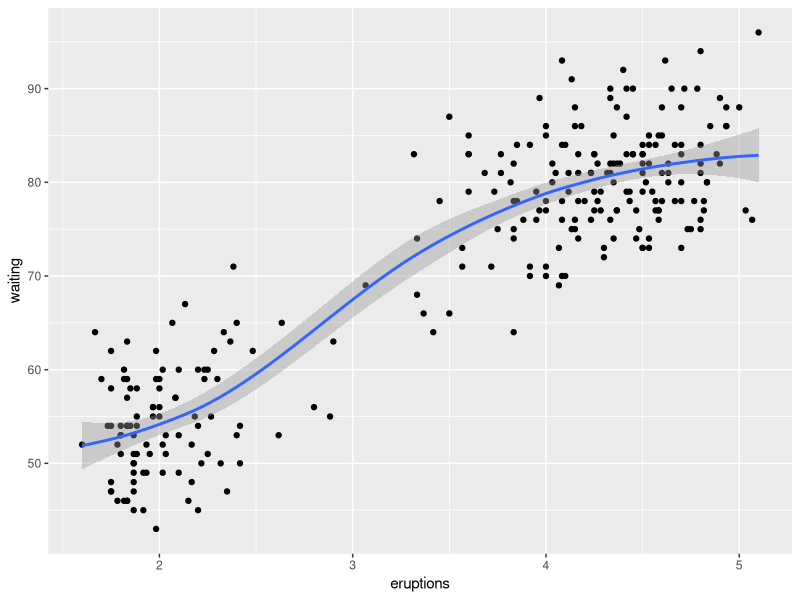
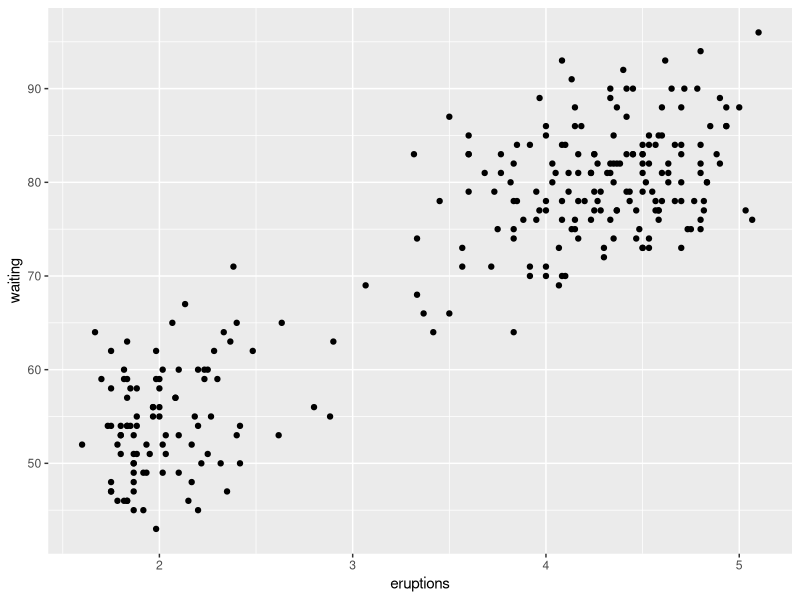
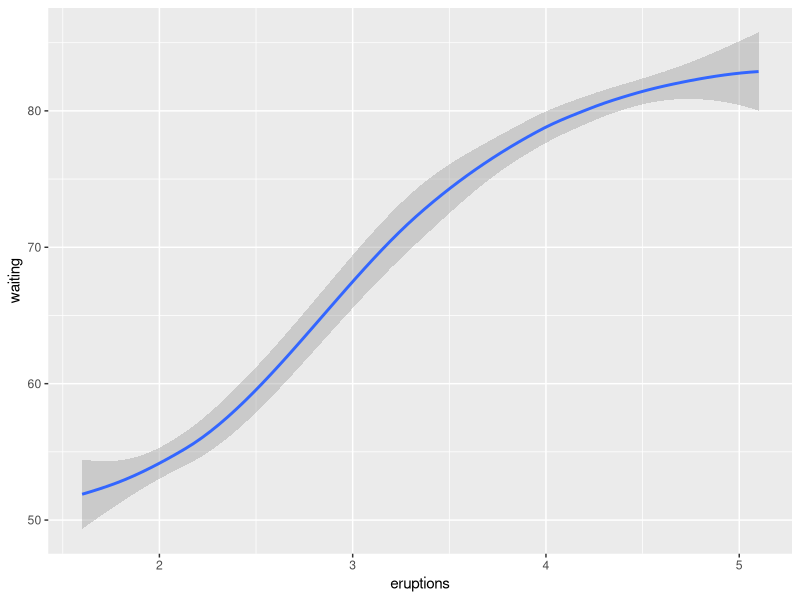
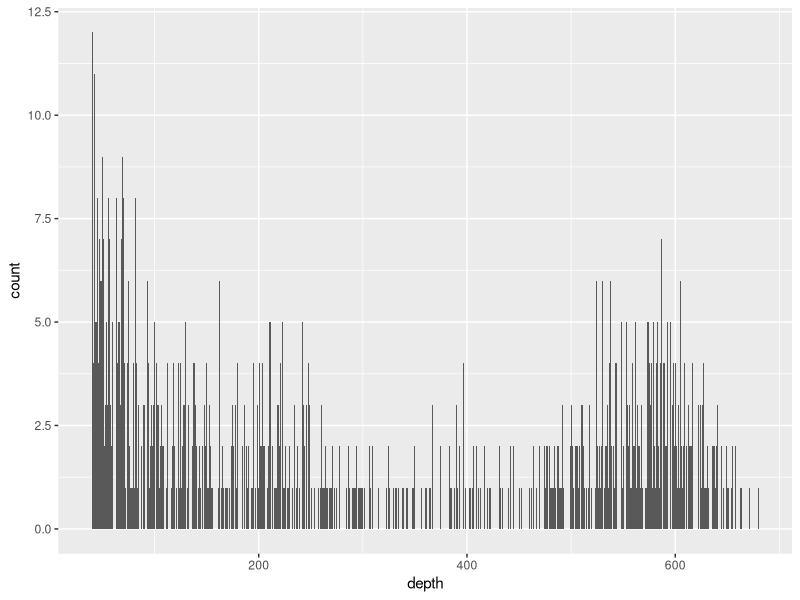
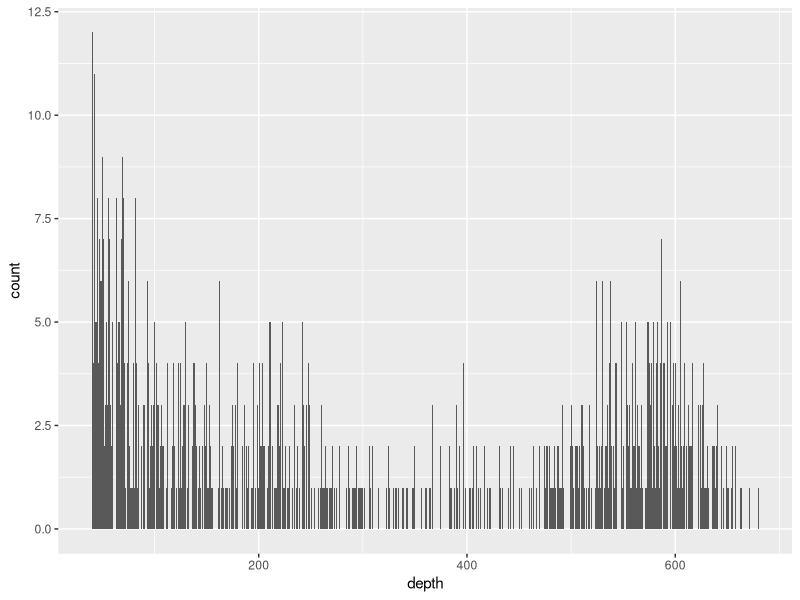
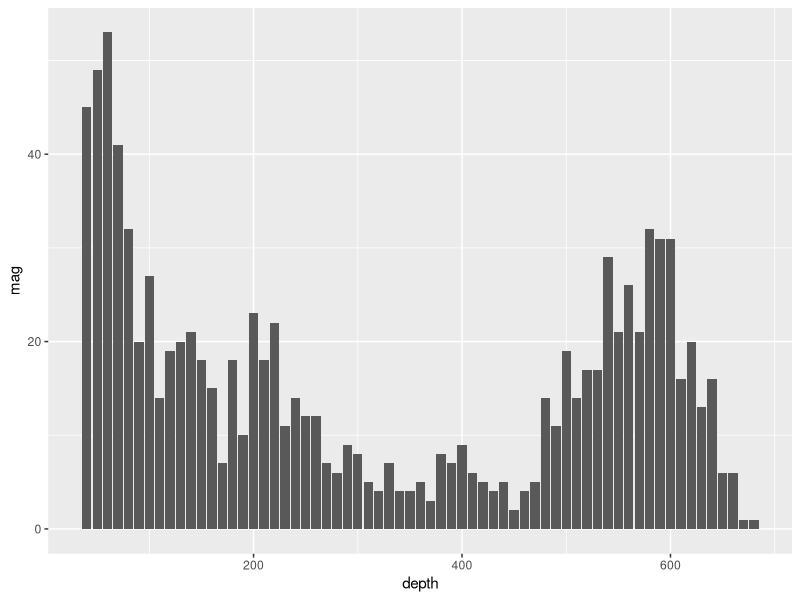
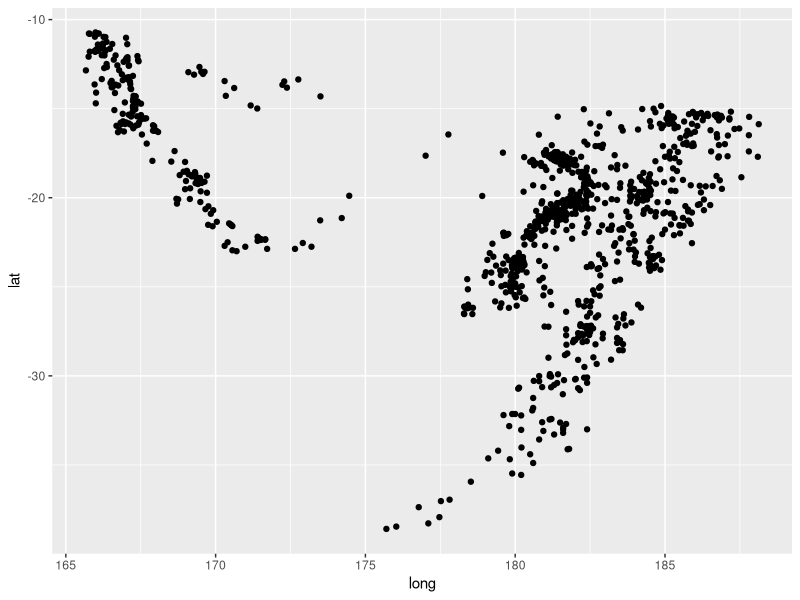
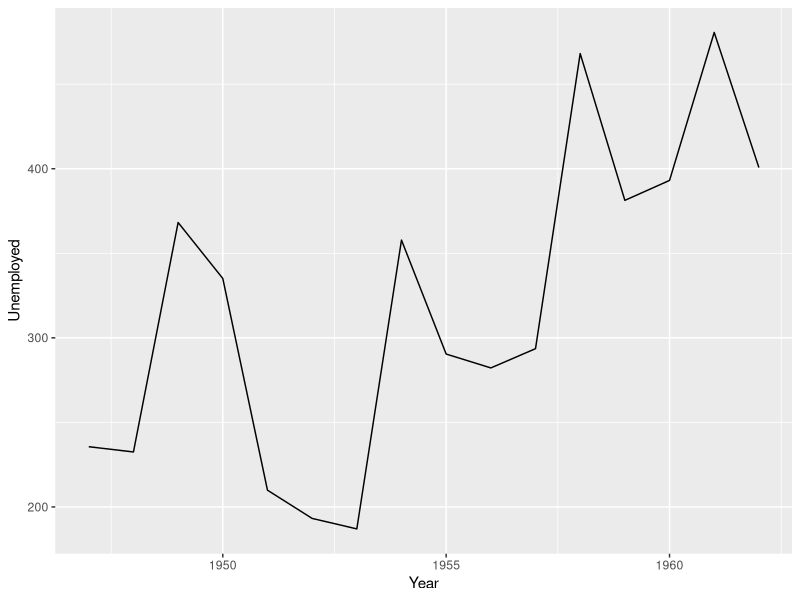

Reproduce these figures in R, in order.
setwd("D:/R/Graph")
#基础图形
library(ggplot2)
#比较两种方法的区别，geomgeom_point()与stat_smooth()未兼存
ggplot(faithful,aes(x=eruptions,y=waiting))+geom_point()+stat_smooth()

p<-ggplot(faithful,aes(x=eruptions,y=waiting))
p+geom_point()
p+stat_smooth()
#使用geoms来绘制条形图
ggplot(quakes,aes(x=depth))+geom_bar()
ggplot(quakes,aes(x=depth))+geom_bar(binwidth = 50)

quakes.agg<-aggregate(mag~round(depth,-1),data = quakes,FUN = length)
names(quakes.agg)<-c("depth","mag")
ggplot(quakes.agg,aes(x=depth,y=mag))+
  geom_bar(stat = "identity")
#使用geom_point()
ggplot(quakes,aes(x=long,y=lat))+
  geom_point()
#折线图
ggplot(longley,aes(x=Year,y=Unemployed))+geom_line()
#stat_bin来处理数据
ggplot(quakes,aes(x=depth))+geom_bar(binwidth = 50)
ggplot(quakes,aes(x=depth))+stat_bin(binwidth = 50)
#使用stat_smooth进行数据平滑
ggplot(longley,aes(x=Year,y=Employed))+geom_point()

ggplot(longley,aes(x=Year,y=Employed))+geom_point()+
  stat_smooth()

ggplot(longley,aes(x=Year,y=Employed))+geom_point()+
  stat_smooth(method = "lm")
#添加Facets,Scales,Options
ggplot(mtcars,aes(x=hp,y=mpg))+geom_point()

ggplot(mtcars,aes(x=hp,y=mpg))+geom_point()+
  stat_smooth(method = "lm")+facet_grid(~cyl) #以cy1为因子分开

ggplot(mtcars,aes(x=hp,y=mpg))+
  geom_point(aes(shape=factor(cyl),colour=factor(cyl)))
#以cy1为因子分开 形状 颜色

ggplot(mtcars,aes(x=hp,y=mpg))+
  geom_point(aes(shape=factor(cyl),colour=factor(cyl)))+
  scale_shape_discrete(name="Cylinders")+
  scale_colour_discrete(name="Cylinders") #改名
#最后加文本注释geom_text()
#对坐标轴的设置labs(title=...,x=...,y=...)或者ggtitle()
#对文字的设置theme(plot.title=element_text(size=...,colour=...))
#theme(axis.title.x=element_text(size=...,colour=...))
#theme(axis.title.y=element_text(size=...,colour=...))
